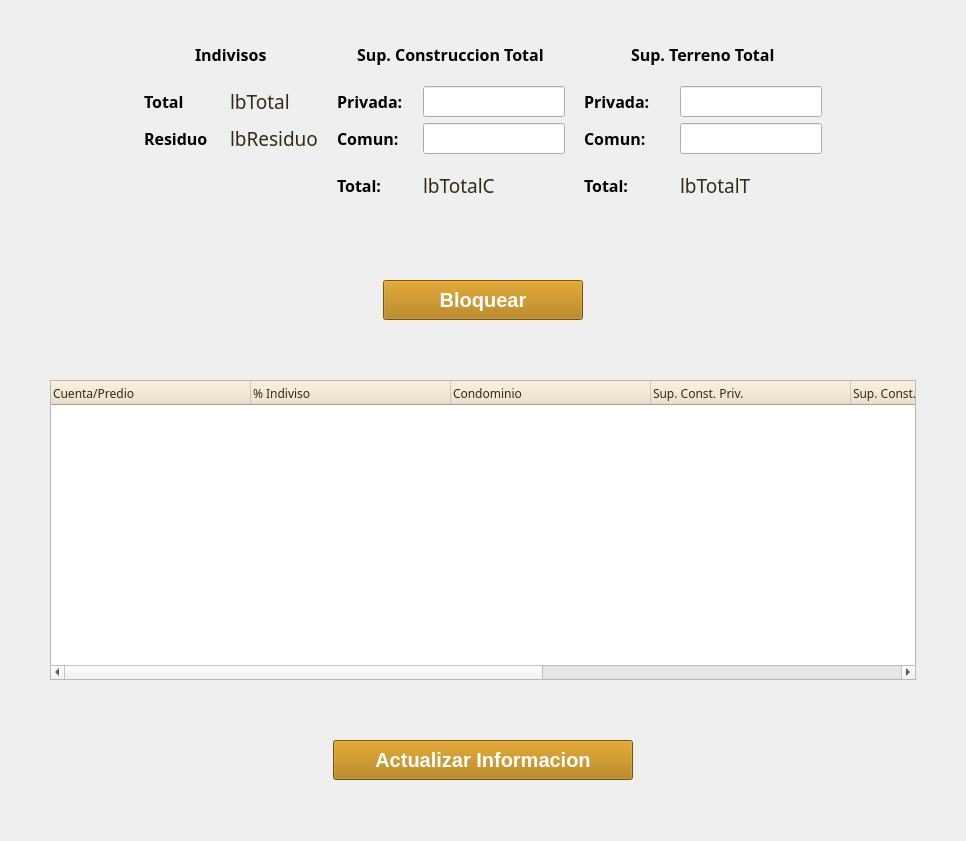
                <widget class="QWidget" name="scrollAreaWidgetContents_8">
                 <property name="geometry">
                  <rect>
                   <x>0</x>
                   <y>0</y>
                   <width>966</width>
                   <height>841</height>
                  </rect>
                 </property>
                 <layout class="QGridLayout" name="gridLayout_30">
                  <property name="leftMargin">
                   <number>0</number>
                  </property>
                  <property name="topMargin">
                   <number>0</number>
                  </property>
                  <property name="rightMargin">
                   <number>0</number>
                  </property>
                  <property name="bottomMargin">
                   <number>0</number>
                  </property>
                  <property name="spacing">
                   <number>0</number>
                  </property>
                  <item row="1" column="1">
                   <widget class="QLabel" name="label_140">
                    <property name="minimumSize">
                     <size>
                      <width>0</width>
                      <height>10</height>
                     </size>
                    </property>
                    <property name="maximumSize">
                     <size>
                      <width>16777215</width>
                      <height>20</height>
                     </size>
                    </property>
                    <property name="text">
                     <string/>
                    </property>
                   </widget>
                  </item>
                  <item row="4" column="2">
                   <widget class="QLabel" name="label_135">
                    <property name="minimumSize">
                     <size>
                      <width>50</width>
                      <height>0</height>
                     </size>
                    </property>
                    <property name="maximumSize">
                     <size>
                      <width>50</width>
                      <height>16777215</height>
                     </size>
                    </property>
                    <property name="text">
                     <string/>
                    </property>
                   </widget>
                  </item>
                  <item row="4" column="0">
                   <widget class="QLabel" name="label_134">
                    <property name="minimumSize">
                     <size>
                      <width>50</width>
                      <height>0</height>
                     </size>
                    </property>
                    <property name="maximumSize">
                     <size>
                      <width>50</width>
                      <height>16777215</height>
                     </size>
                    </property>
                    <property name="text">
                     <string/>
                    </property>
                   </widget>
                  </item>
                  <item row="6" column="1" alignment="Qt::AlignHCenter">
                   <widget class="QPushButton" name="btnActualizaInfo">
                    <property name="minimumSize">
                     <size>
                      <width>300</width>
                      <height>40</height>
                     </size>
                    </property>
                    <property name="maximumSize">
                     <size>
                      <width>300</width>
                      <height>40</height>
                     </size>
                    </property>
                    <property name="font">
                     <font>
                      <pointsize>15</pointsize>
                      <weight>75</weight>
                      <bold>true</bold>
                     </font>
                    </property>
                    <property name="styleSheet">
                     <string notr="true">background : rgb(174, 116, 0);
color : rgb(255, 255, 255)</string>
                    </property>
                    <property name="text">
                     <string>Actualizar Informacion</string>
                    </property>
                   </widget>
                  </item>
                  <item row="7" column="1">
                   <widget class="QLabel" name="label_138">
                    <property name="minimumSize">
                     <size>
                      <width>0</width>
                      <height>20</height>
                     </size>
                    </property>
                    <property name="maximumSize">
                     <size>
                      <width>16777215</width>
                      <height>20</height>
                     </size>
                    </property>
                    <property name="text">
                     <string/>
                    </property>
                   </widget>
                  </item>
                  <item row="3" column="1">
                   <widget class="QLabel" name="label_139">
                    <property name="minimumSize">
                     <size>
                      <width>0</width>
                      <height>10</height>
                     </size>
                    </property>
                    <property name="maximumSize">
                     <size>
                      <width>16777215</width>
                      <height>20</height>
                     </size>
                    </property>
                    <property name="text">
                     <string/>
                    </property>
                   </widget>
                  </item>
                  <item row="5" column="1">
                   <widget class="QLabel" name="label_136">
                    <property name="minimumSize">
                     <size>
                      <width>0</width>
                      <height>20</height>
                     </size>
                    </property>
                    <property name="maximumSize">
                     <size>
                      <width>16777215</width>
                      <height>20</height>
                     </size>
                    </property>
                    <property name="text">
                     <string/>
                    </property>
                   </widget>
                  </item>
                  <item row="4" column="1">
                   <widget class="QTableWidget" name="twIndivisos">
                    <property name="minimumSize">
                     <size>
                      <width>0</width>
                      <height>300</height>
                     </size>
                    </property>
                    <property name="maximumSize">
                     <size>
                      <width>16777215</width>
                      <height>300</height>
                     </size>
                    </property>
                    <property name="font">
                     <font>
                      <family>Century Gothic</family>
                      <pointsize>10</pointsize>
                     </font>
                    </property>
                    <property name="styleSheet">
                     <string notr="true">QHeaderView::section
{
background-color: rgb(238,225,200);
color : rgb(52, 42, 24 );
text-align: right;
font-size:12px;
height:24px
}</string>
                    </property>
                    <attribute name="horizontalHeaderMinimumSectionSize">
                     <number>200</number>
                    </attribute>
                    <column>
                     <property name="text">
                      <string>Cuenta/Predio</string>
                     </property>
                     <property name="textAlignment">
                      <set>AlignLeading|AlignVCenter</set>
                     </property>
                    </column>
                    <column>
                     <property name="text">
                      <string>% Indiviso</string>
                     </property>
                     <property name="textAlignment">
                      <set>AlignLeading|AlignVCenter</set>
                     </property>
                    </column>
                    <column>
                     <property name="text">
                      <string>Condominio</string>
                     </property>
                     <property name="textAlignment">
                      <set>AlignLeading|AlignVCenter</set>
                     </property>
                    </column>
                    <column>
                     <property name="text">
                      <string>Sup. Const. Priv.</string>
                     </property>
                     <property name="textAlignment">
                      <set>AlignLeading|AlignVCenter</set>
                     </property>
                    </column>
                    <column>
                     <property name="text">
                      <string>Sup. Const. Comun</string>
                     </property>
                     <property name="textAlignment">
                      <set>AlignLeading|AlignVCenter</set>
                     </property>
                    </column>
                    <column>
                     <property name="text">
                      <string>Sup. Terr. Priv.</string>
                     </property>
                     <property name="textAlignment">
                      <set>AlignLeading|AlignVCenter</set>
                     </property>
                    </column>
                    <column>
                     <property name="text">
                      <string>Sup. Terr. Comun</string>
                     </property>
                     <property name="textAlignment">
                      <set>AlignLeading|AlignVCenter</set>
                     </property>
                    </column>
                   </widget>
                  </item>
                  <item row="2" column="1" alignment="Qt::AlignHCenter">
                   <widget class="QPushButton" name="btnBlocDesbloc">
                    <property name="minimumSize">
                     <size>
                      <width>200</width>
                      <height>40</height>
                     </size>
                    </property>
                    <property name="maximumSize">
                     <size>
                      <width>200</width>
                      <height>40</height>
                     </size>
                    </property>
                    <property name="font">
                     <font>
                      <pointsize>15</pointsize>
                      <weight>75</weight>
                      <bold>true</bold>
                     </font>
                    </property>
                    <property name="styleSheet">
                     <string notr="true">background : rgb(174, 116, 0);
color : rgb(255, 255, 255)</string>
                    </property>
                    <property name="text">
                     <string>Bloquear</string>
                    </property>
                   </widget>
                  </item>
                  <item row="0" column="1" alignment="Qt::AlignHCenter">
                   <widget class="QWidget" name="widget_14" native="true">
                    <property name="minimumSize">
                     <size>
                      <width>0</width>
                      <height>200</height>
                     </size>
                    </property>
                    <property name="maximumSize">
                     <size>
                      <width>16777215</width>
                      <height>200</height>
                     </size>
                    </property>
                    <layout class="QGridLayout" name="gridLayout_31">
                     <item row="3" column="3">
                      <widget class="QLabel" name="label_128">
                       <property name="font">
                        <font>
                         <family>Century Gothic</family>
                         <pointsize>12</pointsize>
                         <weight>75</weight>
                         <bold>true</bold>
                        </font>
                       </property>
                       <property name="text">
                        <string>Total:</string>
                       </property>
                      </widget>
                     </item>
                     <item row="2" column="4">
                      <widget class="QLabel" name="lbComunC">
                       <property name="font">
                        <font>
                         <pointsize>12</pointsize>
                         <weight>50</weight>
                         <italic>false</italic>
                         <bold>false</bold>
                        </font>
                       </property>
                       <property name="text">
                        <string>lbComunC</string>
                       </property>
                      </widget>
                     </item>
                     <item row="1" column="2">
                      <widget class="QLabel" name="label_132">
                       <property name="maximumSize">
                        <size>
                         <width>50</width>
                         <height>16777215</height>
                        </size>
                       </property>
                       <property name="text">
                        <string/>
                       </property>
                      </widget>
                     </item>
                     <item row="1" column="1">
                      <widget class="QLabel" name="lbTotal">
                       <property name="minimumSize">
                        <size>
                         <width>80</width>
                         <height>24</height>
                        </size>
                       </property>
                       <property name="maximumSize">
                        <size>
                         <width>80</width>
                         <height>24</height>
                        </size>
                       </property>
                       <property name="font">
                        <font>
                         <family>Century Gothic</family>
                         <pointsize>14</pointsize>
                         <weight>50</weight>
                         <italic>false</italic>
                         <bold>false</bold>
                        </font>
                       </property>
                       <property name="styleSheet">
                        <string notr="true">color : rgb(52, 42, 24 )</string>
                       </property>
                       <property name="text">
                        <string>lbTotal</string>
                       </property>
                      </widget>
                     </item>
                     <item row="1" column="0">
                      <widget class="QLabel" name="label_112">
                       <property name="minimumSize">
                        <size>
                         <width>80</width>
                         <height>0</height>
                        </size>
                       </property>
                       <property name="maximumSize">
                        <size>
                         <width>80</width>
                         <height>16777215</height>
                        </size>
                       </property>
                       <property name="font">
                        <font>
                         <family>Century Gothic</family>
                         <pointsize>12</pointsize>
                         <weight>75</weight>
                         <bold>true</bold>
                        </font>
                       </property>
                       <property name="text">
                        <string>Total</string>
                       </property>
                      </widget>
                     </item>
                     <item row="0" column="0" colspan="2" alignment="Qt::AlignHCenter">
                      <widget class="QLabel" name="label_110">
                       <property name="font">
                        <font>
                         <family>Century Gothic</family>
                         <pointsize>12</pointsize>
                         <weight>75</weight>
                         <bold>true</bold>
                        </font>
                       </property>
                       <property name="text">
                        <string>Indivisos</string>
                       </property>
                      </widget>
                     </item>
                     <item row="1" column="8">
                      <widget class="QLabel" name="lbPrivadaT">
                       <property name="minimumSize">
                        <size>
                         <width>120</width>
                         <height>0</height>
                        </size>
                       </property>
                       <property name="maximumSize">
                        <size>
                         <width>120</width>
                         <height>16777215</height>
                        </size>
                       </property>
                       <property name="font">
                        <font>
                         <pointsize>12</pointsize>
                         <weight>50</weight>
                         <italic>false</italic>
                         <bold>false</bold>
                        </font>
                       </property>
                       <property name="text">
                        <string>lbPrivadaT</string>
                       </property>
                      </widget>
                     </item>
                     <item row="1" column="6">
                      <widget class="QLabel" name="label_133">
                       <property name="maximumSize">
                        <size>
                         <width>50</width>
                         <height>16777215</height>
                        </size>
                       </property>
                       <property name="text">
                        <string/>
                       </property>
                      </widget>
                     </item>
                     <item row="2" column="7">
                      <widget class="QLabel" name="label_124">
                       <property name="font">
                        <font>
                         <family>Century Gothic</family>
                         <pointsize>12</pointsize>
                         <weight>75</weight>
                         <bold>true</bold>
                        </font>
                       </property>
                       <property name="text">
                        <string>Comun:</string>
                       </property>
                      </widget>
                     </item>
                     <item row="3" column="4">
                      <widget class="QLabel" name="lbTotalC">
                       <property name="font">
                        <font>
                         <family>Century Gothic</family>
                         <pointsize>14</pointsize>
                         <weight>50</weight>
                         <italic>false</italic>
                         <bold>false</bold>
                        </font>
                       </property>
                       <property name="styleSheet">
                        <string notr="true">color : rgb(52, 42, 24 )</string>
                       </property>
                       <property name="text">
                        <string>lbTotalC</string>
                       </property>
                      </widget>
                     </item>
                     <item row="0" column="3" colspan="2" alignment="Qt::AlignHCenter">
                      <widget class="QLabel" name="label_118">
                       <property name="font">
                        <font>
                         <family>Century Gothic</family>
                         <pointsize>12</pointsize>
                         <weight>75</weight>
                         <bold>true</bold>
                        </font>
                       </property>
                       <property name="text">
                        <string>Sup. Construccion Total</string>
                       </property>
                      </widget>
                     </item>
                     <item row="1" column="7">
                      <widget class="QLabel" name="label_114">
                       <property name="minimumSize">
                        <size>
                         <width>90</width>
                         <height>0</height>
                        </size>
                       </property>
                       <property name="maximumSize">
                        <size>
                         <width>90</width>
                         <height>16777215</height>
                        </size>
                       </property>
                       <property name="font">
                        <font>
                         <family>Century Gothic</family>
                         <pointsize>12</pointsize>
                         <weight>75</weight>
                         <bold>true</bold>
                        </font>
                       </property>
                       <property name="text">
                        <string>Privada:</string>
                       </property>
                      </widget>
                     </item>
                     <item row="2" column="8">
                      <widget class="QLabel" name="lbComunT">
                       <property name="maximumSize">
                        <size>
                         <width>120</width>
                         <height>16777215</height>
                        </size>
                       </property>
                       <property name="font">
                        <font>
                         <pointsize>12</pointsize>
                         <weight>50</weight>
                         <italic>false</italic>
                         <bold>false</bold>
                        </font>
                       </property>
                       <property name="text">
                        <string>lbComunT</string>
                       </property>
                      </widget>
                     </item>
                     <item row="2" column="0">
                      <widget class="QLabel" name="label_120">
                       <property name="font">
                        <font>
                         <family>Century Gothic</family>
                         <pointsize>12</pointsize>
                         <weight>75</weight>
                         <bold>true</bold>
                        </font>
                       </property>
                       <property name="text">
                        <string>Residuo</string>
                       </property>
                      </widget>
                     </item>
                     <item row="1" column="3">
                      <widget class="QLabel" name="label_109">
                       <property name="minimumSize">
                        <size>
                         <width>80</width>
                         <height>0</height>
                        </size>
                       </property>
                       <property name="maximumSize">
                        <size>
                         <width>80</width>
                         <height>16777215</height>
                        </size>
                       </property>
                       <property name="font">
                        <font>
                         <family>Century Gothic</family>
                         <pointsize>12</pointsize>
                         <weight>75</weight>
                         <bold>true</bold>
                        </font>
                       </property>
                       <property name="text">
                        <string>Privada:</string>
                       </property>
                      </widget>
                     </item>
                     <item row="2" column="4">
                      <widget class="QLineEdit" name="leComunC">
                       <property name="font">
                        <font>
                         <family>Century Gothic</family>
                         <pointsize>12</pointsize>
                        </font>
                       </property>
                       <property name="maxLength">
                        <number>10</number>
                       </property>
                      </widget>
                     </item>
                     <item row="0" column="7" colspan="2" alignment="Qt::AlignHCenter">
                      <widget class="QLabel" name="label_119">
                       <property name="font">
                        <font>
                         <family>Century Gothic</family>
                         <pointsize>12</pointsize>
                         <weight>75</weight>
                         <bold>true</bold>
                        </font>
                       </property>
                       <property name="text">
                        <string>Sup. Terreno Total</string>
                       </property>
                      </widget>
                     </item>
                     <item row="1" column="4">
                      <widget class="QLabel" name="lbPrivadaC">
                       <property name="minimumSize">
                        <size>
                         <width>120</width>
                         <height>0</height>
                        </size>
                       </property>
                       <property name="maximumSize">
                        <size>
                         <width>120</width>
                         <height>16777215</height>
                        </size>
                       </property>
                       <property name="font">
                        <font>
                         <pointsize>12</pointsize>
                         <weight>50</weight>
                         <italic>false</italic>
                         <bold>false</bold>
                        </font>
                       </property>
                       <property name="text">
                        <string>lbPrivadaC</string>
                       </property>
                      </widget>
                     </item>
                     <item row="2" column="3">
                      <widget class="QLabel" name="label_122">
                       <property name="font">
                        <font>
                         <family>Century Gothic</family>
                         <pointsize>12</pointsize>
                         <weight>75</weight>
                         <bold>true</bold>
                        </font>
                       </property>
                       <property name="text">
                        <string>Comun:</string>
                       </property>
                      </widget>
                     </item>
                     <item row="3" column="8">
                      <widget class="QLabel" name="lbTotalT">
                       <property name="font">
                        <font>
                         <family>Century Gothic</family>
                         <pointsize>14</pointsize>
                         <weight>50</weight>
                         <italic>false</italic>
                         <bold>false</bold>
                        </font>
                       </property>
                       <property name="styleSheet">
                        <string notr="true">color : rgb(52, 42, 24 )</string>
                       </property>
                       <property name="text">
                        <string>lbTotalT</string>
                       </property>
                      </widget>
                     </item>
                     <item row="2" column="1">
                      <widget class="QLabel" name="lbResiduo">
                       <property name="minimumSize">
                        <size>
                         <width>0</width>
                         <height>24</height>
                        </size>
                       </property>
                       <property name="maximumSize">
                        <size>
                         <width>16777215</width>
                         <height>24</height>
                        </size>
                       </property>
                       <property name="font">
                        <font>
                         <family>Century Gothic</family>
                         <pointsize>14</pointsize>
                         <weight>50</weight>
                         <italic>false</italic>
                         <bold>false</bold>
                        </font>
                       </property>
                       <property name="styleSheet">
                        <string notr="true">color : rgb(52, 42, 24 )</string>
                       </property>
                       <property name="text">
                        <string>lbResiduo</string>
                       </property>
                      </widget>
                     </item>
                     <item row="3" column="7">
                      <widget class="QLabel" name="label_130">
                       <property name="font">
                        <font>
                         <family>Century Gothic</family>
                         <pointsize>12</pointsize>
                         <weight>75</weight>
                         <bold>true</bold>
                        </font>
                       </property>
                       <property name="text">
                        <string>Total:</string>
                       </property>
                      </widget>
                     </item>
                     <item row="1" column="4">
                      <widget class="QLineEdit" name="lePrivadaC">
                       <property name="font">
                        <font>
                         <family>Century Gothic</family>
                         <pointsize>12</pointsize>
                        </font>
                       </property>
                       <property name="maxLength">
                        <number>10</number>
                       </property>
                      </widget>
                     </item>
                     <item row="2" column="8">
                      <widget class="QLineEdit" name="leComunT">
                       <property name="font">
                        <font>
                         <family>Century Gothic</family>
                         <pointsize>12</pointsize>
                        </font>
                       </property>
                       <property name="maxLength">
                        <number>10</number>
                       </property>
                      </widget>
                     </item>
                     <item row="1" column="8">
                      <widget class="QLineEdit" name="lePrivadaT">
                       <property name="font">
                        <font>
                         <family>Century Gothic</family>
                         <pointsize>12</pointsize>
                        </font>
                       </property>
                       <property name="maxLength">
                        <number>10</number>
                       </property>
                      </widget>
                     </item>
                    </layout>
                   </widget>
                  </item>
                 </layout>
                </widget>
